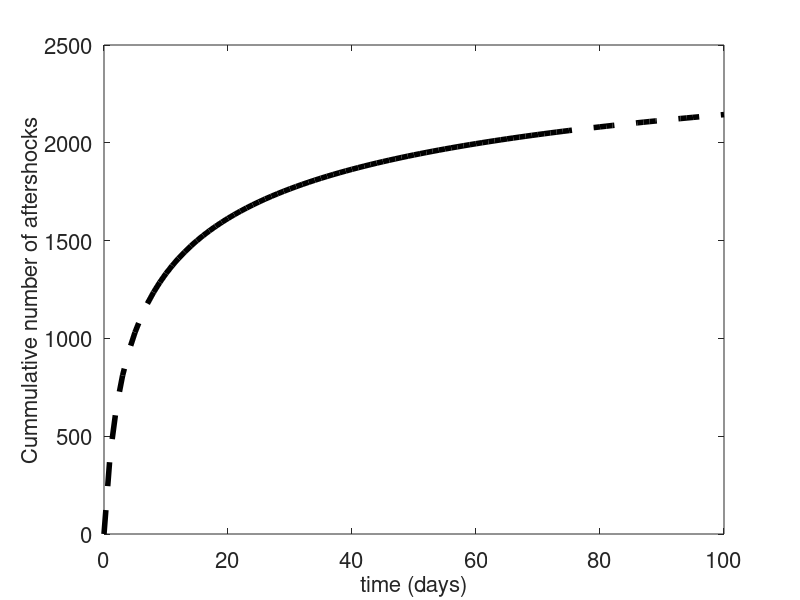

The MATLAB script that drew this image:
function [] = build_OmoriFigure()

% The purpose of this function is to build the Omori figure...

tstart = 7;
tdays = 65;
tend = tstart+tdays; 
ttotal = 1000;

Nstart =  Cumm_Omori(tstart)
Nend = Cumm_Omori(tend)
Ntotal = Cumm_Omori(ttotal)

prop_recorded = (Nend-Nstart)/Ntotal

t1 = [0:tstart];
N1 = Cumm_Omori(t1);
plot(t1,N1,'k--','linewidth',4)

t2 = [tstart:tend];
N2 = Cumm_Omori(t2);
hold on
plot(t2,N2,'k','linewidth',4)

t3 = [tend:100];
N3 = Cumm_Omori(t3);
plot(t3,N3,'k--','linewidth',4)

fsize = 16;
set(gca,'fontsize',fsize)
xlabel('time (days)','fontsize',fsize)
ylabel('Cummulative number of aftershocks','fontsize',fsize)

print -depsc OmoriFigure.eps

function [N] = Cumm_Omori(t)
% Assume the following values
K = 906.5;
c = 1.433; 
p = 1.256;

N = K *( c^(1-p) - (t+c).^(1-p))/(p-1);
